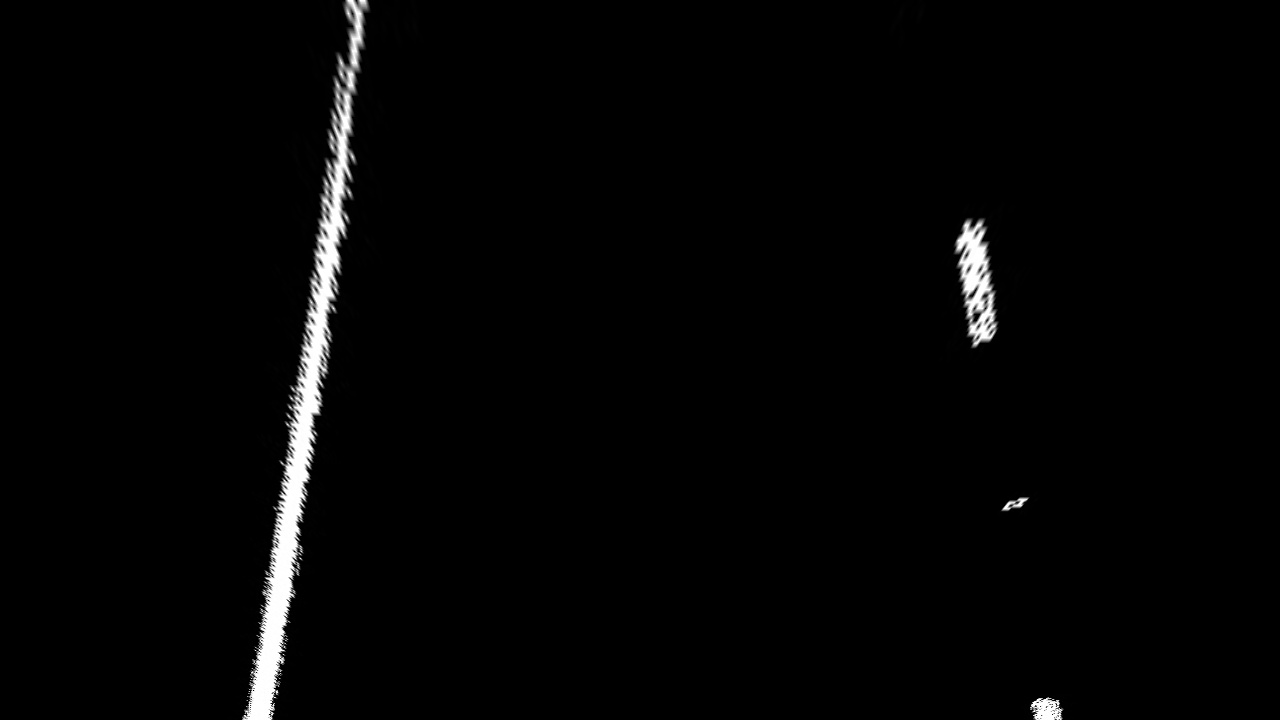
#> input picture test_images_bird_view/straight_lines1.jpg, 1280 x 720 px; its folder holds 4 pictures in this run
$ python histogram.py
#> lines starting #> are read from the running program, lines starting #| are printed output that depends on the picture; after the words box and inside, x2 and y2 are one past the last pixel; in counts of white or black regions, pixels touching at a corner belong together
import os

import numpy as np
import cv2
import glob


def image_histogram(img):
    histogram = np.sum(img[img.shape[0] // 2:, :], axis=0).sum(axis=1)
    indexes = np.arange(len(histogram))

    # draw histogram point on the image
    points = np.int32([indexes, histogram / 300])
    points[1] = np.abs(points[1] - img.shape[0])
    points = [np.abs(points.T)]

    cv2.polylines(img, points, isClosed=False, color=[0, 255, 0], thickness=3)
    return img


def create_historgrams():
    for img_path in glob.glob('test_images_bird_view/*.jpg'):
        img = cv2.imread(img_path)
#> img is the input picture: shape (720, 1280, 3); min 0, max 255, mean 4.7
        img_processed = image_histogram(img)
#> in image_histogram, `histogram = np.sum(img[img.shape[0] // 2:, :], axis=0).sum(axis=1)`: histogram = 1280 values, max 123450 at index 289, min 0 at index 0, mean 5306.2
#> in image_histogram, `indexes = np.arange(len(histogram))`: indexes = 1280 values from 0 to 1279
#> in image_histogram, `cv2.polylines(img, points, isClosed=False, color=[0, 255, 0], thicknes..`:
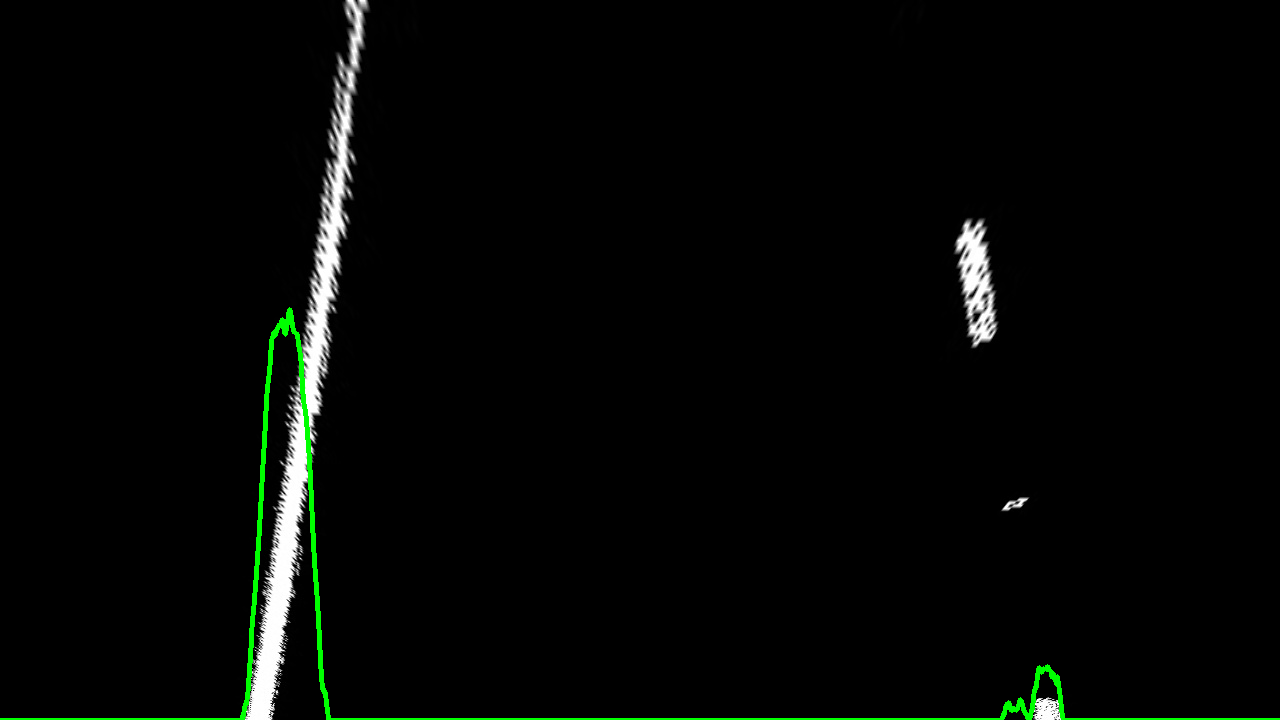
#> img: shape (720, 1280, 3); 0.8% of pixels changed, all inside (x1, y1, x2, y2) = (0, 307, 1280, 720)
        cv2.imwrite(
            img_path.replace(
                os.path.split(img_path)[0], 'test_images_histogram'
            ),
            img_processed
        )
#> pass 2 of the loop in create_historgrams, `for img_path in glob.glob('test_images_bird_view/*.jpg'):`:
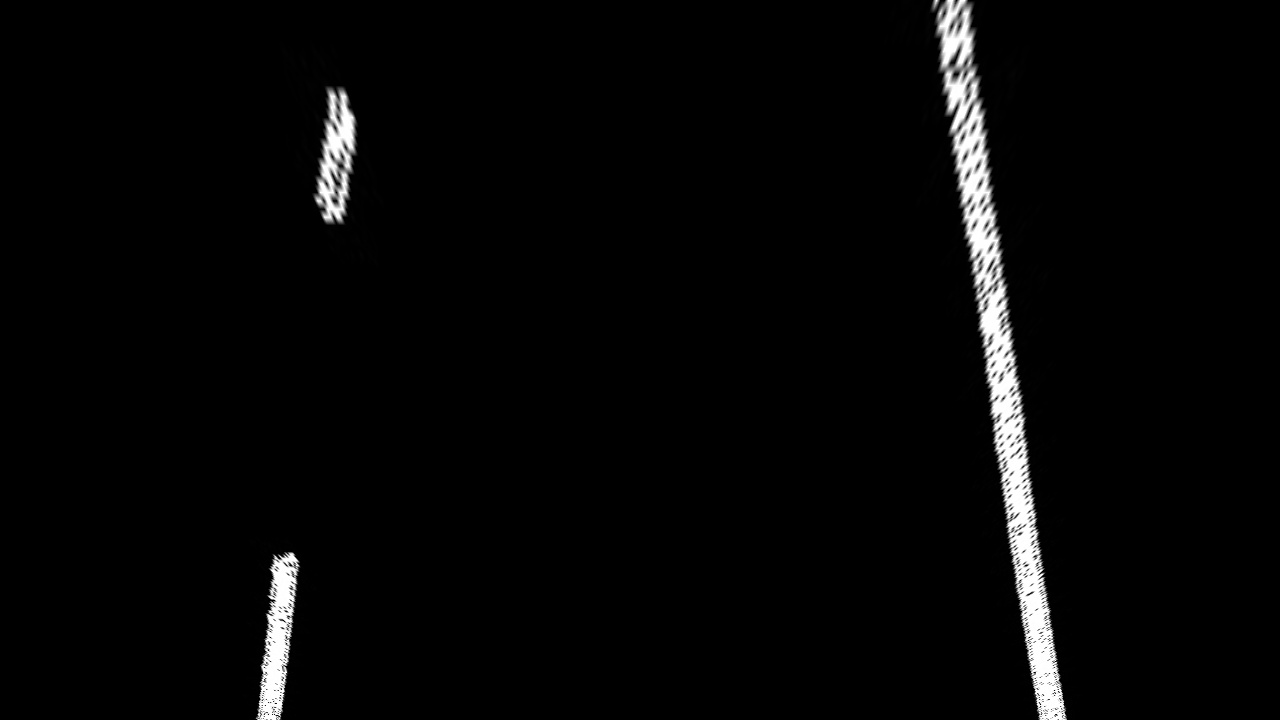
#> input picture test_images_bird_view/straight_lines2.jpg, 1280 x 720 px
#> in create_historgrams, img is the input picture: shape (720, 1280, 3); min 0, max 255, mean 6.7
#> histogram = 1280 values, max 143814 at index 1022, min 0 at index 0, mean 7508.2
#> in image_histogram (call 2), `cv2.polylines(img, points, isClosed=False, color=[0, 255, 0], thicknes..`:
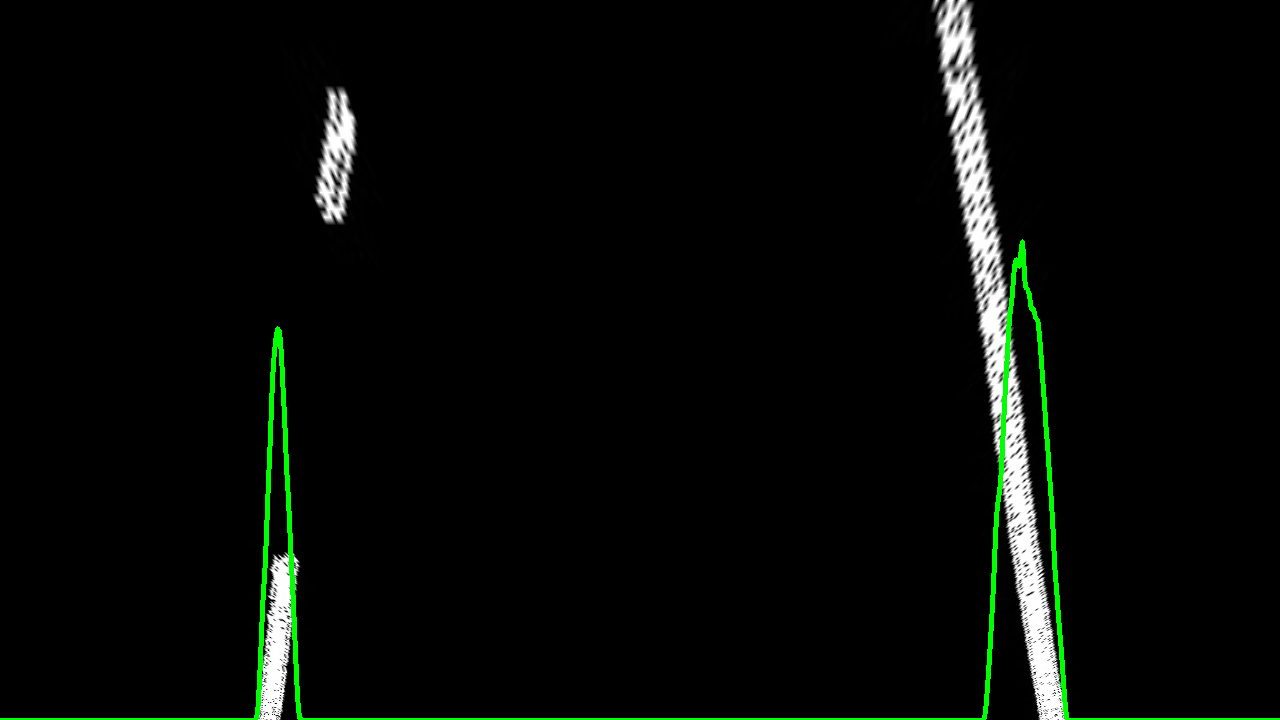
#> img: shape (720, 1280, 3); 1.19% of pixels changed, all inside (x1, y1, x2, y2) = (0, 239, 1280, 720)
#> pass 3 of the loop in create_historgrams, `for img_path in glob.glob('test_images_bird_view/*.jpg'):`:
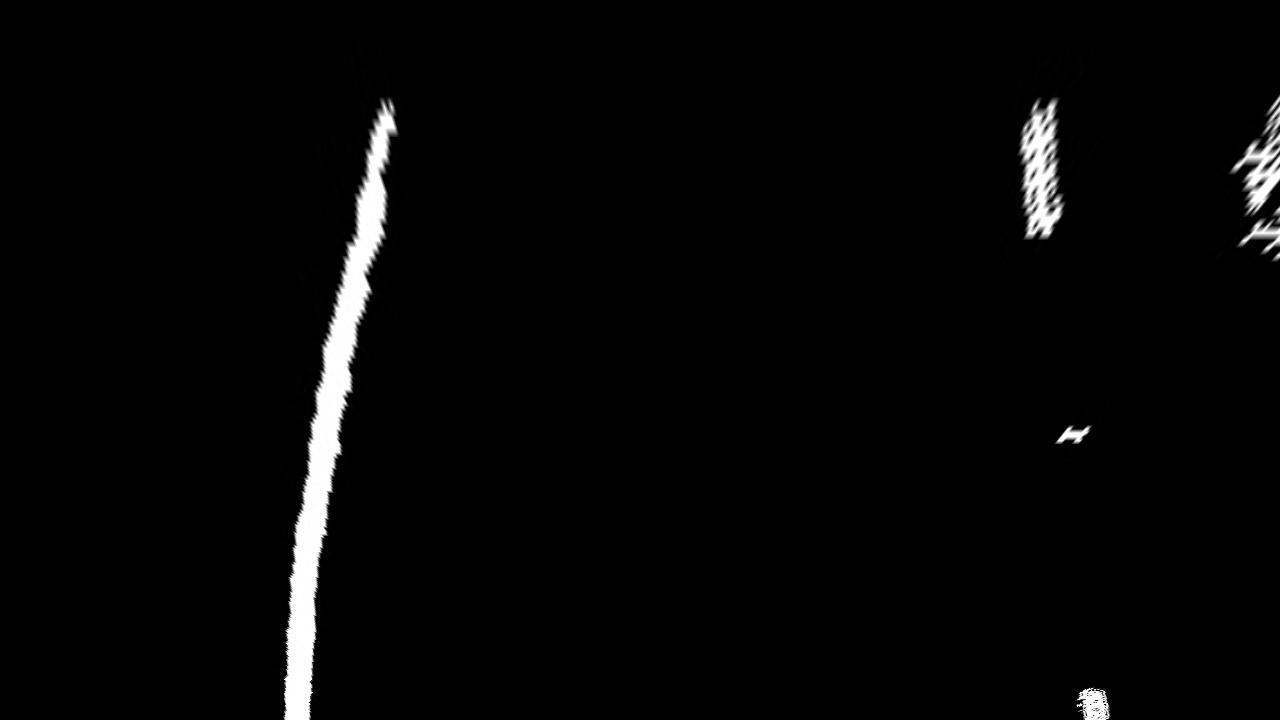
#> input picture test_images_bird_view/test1.jpg, 1280 x 720 px
#> in create_historgrams, img is the input picture: shape (720, 1280, 3); min 0, max 255, mean 6.1
#> histogram = 1280 values, max 201096 at index 309, min 0 at index 0, mean 6346
#> in image_histogram (call 3), `cv2.polylines(img, points, isClosed=False, color=[0, 255, 0], thicknes..`:
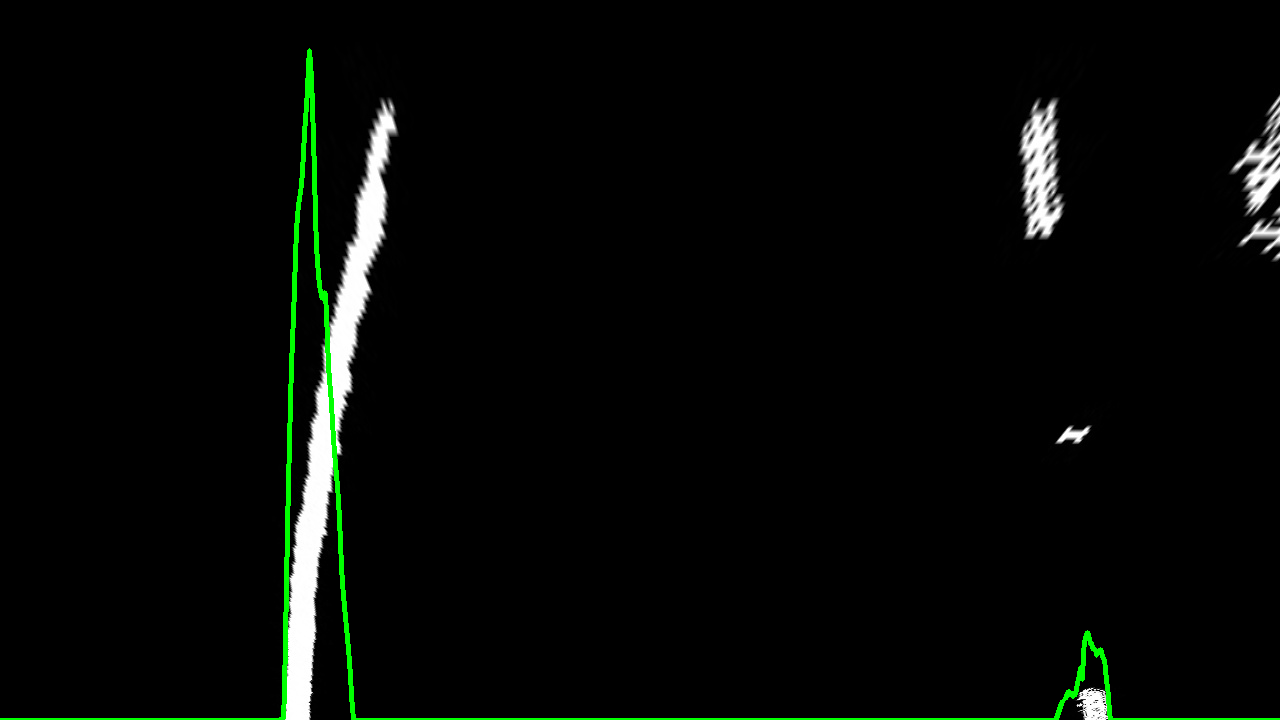
#> img: shape (720, 1280, 3); 1.08% of pixels changed, all inside (x1, y1, x2, y2) = (0, 48, 1280, 720)
#> the loop made 4 passes; the first 3 are shown


if __name__ == '__main__':
    create_historgrams()
